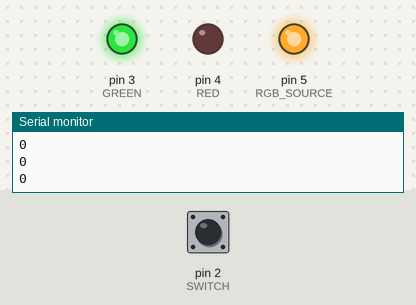
Recording of a sketch running on a simulated Arduino Uno, built with avr-gcc and run on an emulated ATmega328P. Shown: output pins drawn as LEDs (lit = HIGH), the last lines printed to the serial monitor. The inputs (shaded band) are chosen by the test bench; at power-on: pin 2 (SWITCH) LOW.

Above: at 1.2 s.
1.3 s: pin 2 (SWITCH) pulled HIGH for 0.15 s
At 2.3 s:
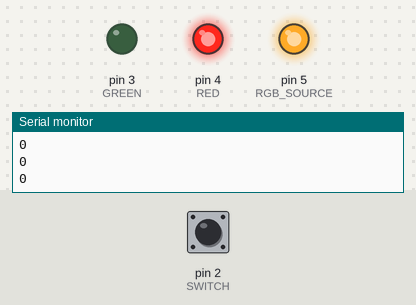
3.0 s: pin 2 (SWITCH) pulled HIGH for 1 s
At 3.5 s:
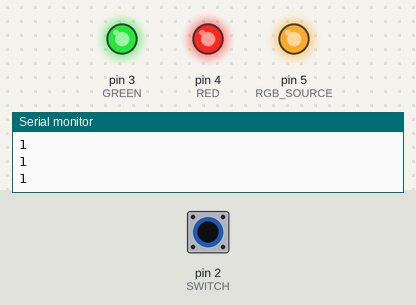
5.5 s: pin 2 (SWITCH) pulled HIGH for 3.2 s
At 9.2 s:
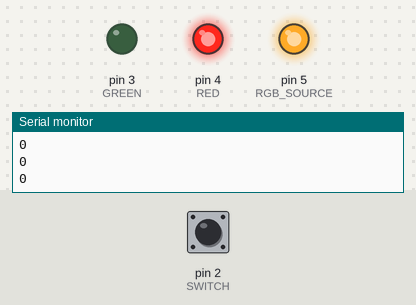
Timing chart, 0 to 10.7 s (numbered marks = the images above; inputs shaded):
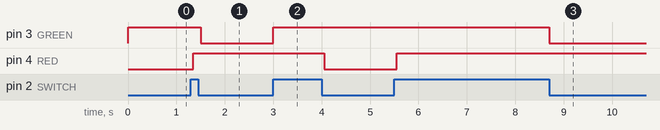

The sketch:

TrafficLight.ino
```cpp
#define SWITCH 2
#define GREEN 3
#define RED 4
#define RGB_SOURCE 5

int counter = 0;
int RG[2] = {RED, GREEN};

void setup()
{
  pinMode(SWITCH, INPUT);
  pinMode(GREEN, OUTPUT);
  pinMode(RED, OUTPUT);
  pinMode(RGB_SOURCE, OUTPUT);


  digitalWrite(RGB_SOURCE, HIGH);
  digitalWrite(RED, HIGH);
  digitalWrite(GREEN, HIGH);
  Serial.begin(9600);

}

void loop()
{

  if(counter >= 2)
    counter = 0;

  digitalWrite(RG[counter], LOW);

  int switchRead = digitalRead(SWITCH);

  if(switchRead == HIGH){
    digitalWrite(RG[counter], HIGH);
    counter++;
  }

  delay(150);

  Serial.println(switchRead);


}
```

Measured:
- after the input at 1.3 s, pin 3 (GREEN): HIGH → LOW after 0.20 s; pin 4 (RED): LOW → HIGH after 0.05 s
- after the input at 3.0 s, pin 3 (GREEN): LOW → HIGH at once; pin 4 (RED): HIGH → LOW after 1.1 s
- after the input at 5.5 s, pin 3 (GREEN): HIGH → LOW after 3.2 s; pin 4 (RED): LOW → HIGH after 0.05 s
